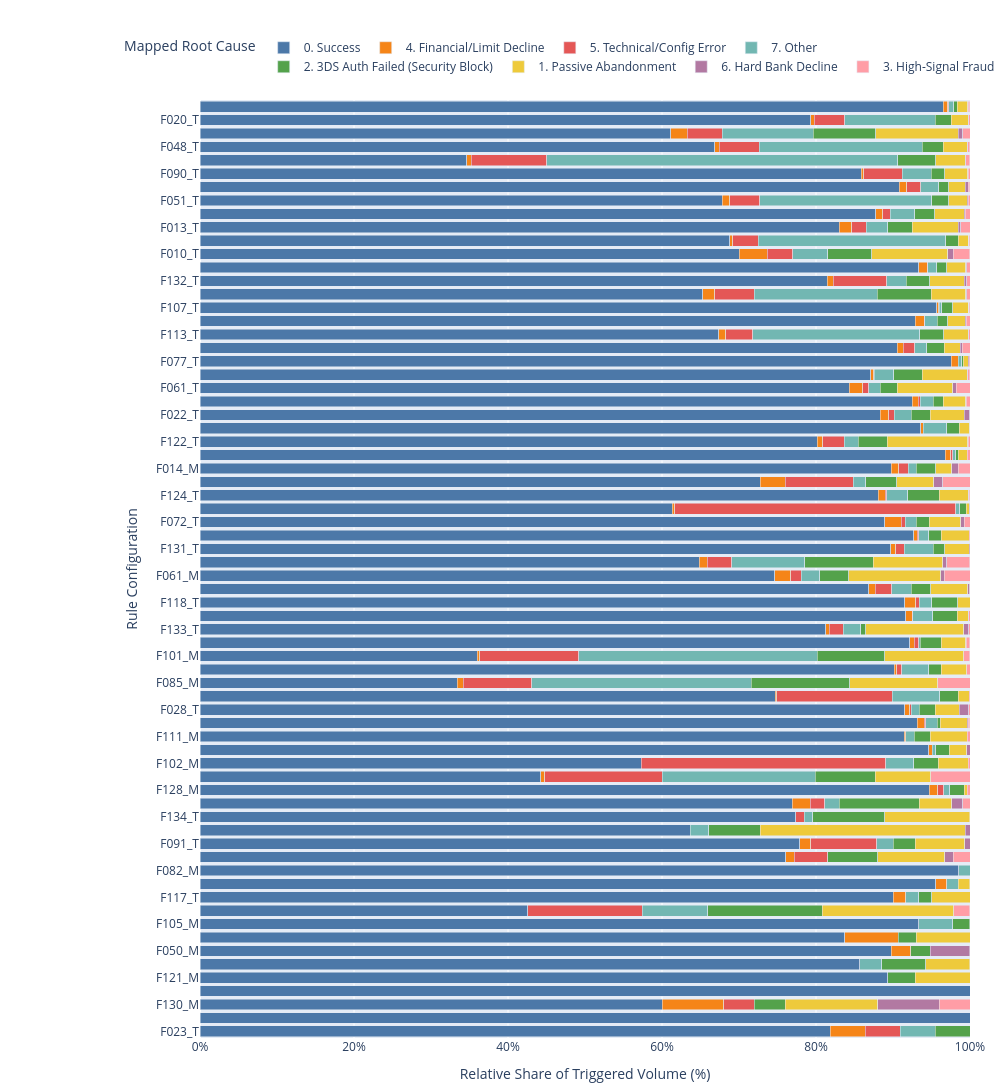

The notebook cell saved with this chart:
### Code cell
rm.plot_3ds_failure_distribution_bars(
    dt,
    target_actions=["3DS", "Alert & 3DS"],
    min_triggers=15)

### Figure 1 — Plotly figure (JSON) as saved in the notebook; plotly's stock layout.template omitted (floating-point values rounded to 4 significant figures)
{"data": [{"customdata": [[18], [23], [15], [26], [25], [30], [35], [36], [42], [20], [54], [64], [67], [70], [109], [105], [140], [163], [249], [165], [236], [422], [494], [504], [585], [590], [301], [986], [409], [1147], [1111], [1342], [1391], [1543], [1401], [1483], [2471], [2951], [3286], [2908], [4345], [3863], [4790], [5477], [4595], [6058], [5716], [8508], [8098], [9217], [11842], [12098], [11499], [19114], [32787], [23579], [30009], [40773], [32940], [37988], [53442], [73254], [77206], [103373], [114791], [52275], [106309], [149888], [270596], [408885]], "hovertemplate": "<b>Rule:</b> %{y}<br><b>Category:</b> 0. Success<br><b>Share:</b> %{x:.1f}%<br><b>Absolute Count:</b> %{customdata[0]:,.0f} triggers<extra></extra>", "legendgroup": "0. Success", "marker": {"color": "#4C78A8", "pattern": {"shape": ""}}, "name": "0. Success", "orientation": "h", "showlegend": true, "textposition": "auto", "type": "bar", "x": [81.82, 100.0, 60.0, 100.0, 89.29, 85.71, 89.74, 83.72, 93.33, 42.55, 90.0, 95.52, 98.53, 76.09, 77.86, 63.64, 77.35, 76.89, 94.68, 44.24, 57.28, 94.62, 91.48, 93.16, 91.55, 74.68, 33.41, 90.13, 36.0, 92.2, 81.27, 91.67, 91.51, 86.83, 74.64, 64.84, 89.72, 92.71, 88.91, 61.32, 88.08, 72.75, 89.77, 96.8, 80.18, 93.63, 88.32, 92.47, 84.31, 87.14, 97.59, 90.52, 67.36, 92.91, 95.66, 65.32, 81.49, 93.36, 70.05, 68.77, 83.01, 87.75, 67.83, 90.79, 85.89, 34.66, 66.86, 61.14, 79.34, 96.51], "xaxis": "x", "y": ["F023_T", "F110_M", "F130_M", "F113_M", "F121_M", "F041_M", "F050_M", "F127_M", "F105_M", "F099_M", "F117_T", "F087_T", "F082_M", "F130_T", "F091_T", "F109_T", "F134_T", "F009_M", "F128_M", "F096_M", "F102_M", "F125_T", "F111_M", "F122_M", "F028_T", "F108_M", "F085_M", "F123_T", "F101_M", "F089_M", "F133_T", "F118_M", "F118_T", "F025_T", "F061_M", "F037_M", "F131_T", "F099_T", "F072_T", "F063_T", "F124_T", "F047_T", "F014_M", "F076_M", "F122_T", "F114_T", "F022_T", "F073_T", "F061_T", "F011_T", "F077_T", "F126_M", "F113_T", "F088_T", "F107_T", "F032_T", "F132_T", "F075_T", "F010_T", "F116_T", "F013_T", "F012_T", "F051_T", "F021_T", "F090_T", "F037_T", "F048_T", "F018_T", "F020_T", "F080_T"], "yaxis": "y"}, {"customdata": [[1], [2], [1], [3], [1], [1], [1], [2], [5], [3], [2], [2], [1], [5], [4], [2], [7], [4], [4], [7], [6], [12], [22], [15], [39], [24], [18], [15], [80], [16], [46], [174], [52], [40], [40], [19], [73], [75], [167], [36], [107], [108], [160], [230], [101], [553], [287], [472], [1703], [239], [1040], [774], [1072], [1157], [397], [829], [882], [5325], [1525], [2619]], "hovertemplate": "<b>Rule:</b> %{y}<br><b>Category:</b> 4. Financial/Limit Decline<br><b>Share:</b> %{x:.1f}%<br><b>Absolute Count:</b> %{customdata[0]:,.0f} triggers<extra></extra>", "legendgroup": "4. Financial/Limit Decline", "marker": {"color": "#F58518", "pattern": {"shape": ""}}, "name": "4. Financial/Limit Decline", "orientation": "h", "showlegend": true, "textposition": "auto", "type": "bar", "x": [4.55, 8.0, 2.56, 6.98, 1.67, 1.49, 1.09, 1.43, 2.36, 1.14, 0.54, 0.45, 0.19, 0.92, 0.63, 0.25, 0.78, 0.37, 0.35, 0.56, 0.44, 0.82, 1.45, 0.84, 2.08, 1.05, 0.65, 0.47, 2.16, 0.34, 0.93, 3.28, 0.97, 0.71, 0.7, 0.29, 1.13, 0.82, 1.74, 0.34, 0.88, 0.81, 0.94, 1.12, 0.29, 1.53, 0.78, 1.08, 3.62, 0.43, 1.62, 0.93, 0.94, 1.02, 0.3, 0.55, 0.55, 2.17, 0.45, 0.62], "xaxis": "x", "y": ["F023_T", "F130_M", "F050_M", "F127_M", "F117_T", "F087_T", "F130_T", "F091_T", "F009_M", "F128_M", "F096_M", "F125_T", "F111_M", "F122_M", "F028_T", "F108_M", "F085_M", "F123_T", "F101_M", "F089_M", "F133_T", "F118_M", "F118_T", "F025_T", "F061_M", "F037_M", "F131_T", "F099_T", "F072_T", "F063_T", "F124_T", "F047_T", "F014_M", "F076_M", "F122_T", "F114_T", "F022_T", "F073_T", "F061_T", "F011_T", "F077_T", "F126_M", "F113_T", "F088_T", "F107_T", "F032_T", "F132_T", "F075_T", "F010_T", "F116_T", "F013_T", "F012_T", "F051_T", "F021_T", "F090_T", "F037_T", "F048_T", "F018_T", "F020_T", "F080_T"], "yaxis": "y"}, {"customdata": [[1], [1], [7], [4], [12], [2], [4], [2], [57], [131], [1], [1], [118], [80], [7], [146], [7], [25], [1], [7], [39], [26], [73], [30], [5], [20], [1729], [8], [468], [67], [15], [161], [44], [24], [77], [12], [3], [198], [595], [15], [22], [1842], [2539], [35], [1548], [1836], [1231], [829], [4476], [2019], [6695], [14802], [8288], [11058], [13449], [359]], "hovertemplate": "<b>Rule:</b> %{y}<br><b>Category:</b> 5. Technical/Config Error<br><b>Share:</b> %{x:.1f}%<br><b>Absolute Count:</b> %{customdata[0]:,.0f} triggers<extra></extra>", "legendgroup": "5. Technical/Config Error", "marker": {"color": "#E45756", "pattern": {"shape": ""}}, "name": "5. Technical/Config Error", "orientation": "h", "showlegend": true, "textposition": "auto", "type": "bar", "x": [4.55, 4.0, 14.89, 4.35, 8.57, 1.1, 1.89, 0.76, 15.28, 31.8, 0.18, 0.16, 14.94, 8.88, 0.64, 12.85, 0.56, 1.83, 0.07, 0.46, 2.19, 1.39, 3.19, 1.09, 0.16, 0.54, 36.46, 0.16, 8.81, 1.26, 0.27, 2.81, 0.68, 0.26, 0.8, 0.11, 0.02, 1.48, 3.49, 0.07, 0.06, 5.1, 6.89, 0.08, 3.29, 3.32, 1.91, 0.99, 3.93, 1.77, 5.01, 9.81, 5.21, 4.51, 3.94, 0.08], "xaxis": "x", "y": ["F023_T", "F130_M", "F099_M", "F130_T", "F091_T", "F134_T", "F009_M", "F128_M", "F096_M", "F102_M", "F122_M", "F028_T", "F108_M", "F085_M", "F123_T", "F101_M", "F089_M", "F133_T", "F118_M", "F118_T", "F025_T", "F061_M", "F037_M", "F131_T", "F099_T", "F072_T", "F063_T", "F124_T", "F047_T", "F014_M", "F076_M", "F122_T", "F022_T", "F073_T", "F061_T", "F011_T", "F077_T", "F126_M", "F113_T", "F088_T", "F107_T", "F032_T", "F132_T", "F075_T", "F010_T", "F116_T", "F013_T", "F012_T", "F051_T", "F021_T", "F090_T", "F037_T", "F048_T", "F018_T", "F020_T", "F080_T"], "yaxis": "y"}, {"customdata": [[1], [1], [2], [4], [1], [1], [1], [3], [4], [2], [4], [2], [74], [15], [2], [6], [8], [7], [49], [257], [38], [352], [3], [31], [38], [25], [44], [45], [216], [103], [42], [52], [26], [134], [87], [54], [19], [102], [197], [147], [156], [145], [266], [50], [208], [3698], [336], [104], [5775], [950], [496], [2143], [13452], [1771], [2612], [25392], [2669], [5061], [68784], [33732], [28913], [40098], [2923]], "hovertemplate": "<b>Rule:</b> %{y}<br><b>Category:</b> 7. Other<br><b>Share:</b> %{x:.1f}%<br><b>Absolute Count:</b> %{customdata[0]:,.0f} triggers<extra></extra>", "legendgroup": "7. Other", "marker": {"color": "#72B7B2", "pattern": {"shape": ""}}, "name": "7. Other", "orientation": "h", "showlegend": true, "textposition": "auto", "type": "bar", "x": [4.55, 2.86, 4.44, 8.51, 1.67, 1.49, 1.47, 2.14, 2.42, 1.1, 1.89, 0.76, 19.84, 3.64, 0.45, 1.11, 1.48, 1.1, 6.2, 28.52, 3.47, 30.99, 0.24, 2.27, 2.6, 1.64, 2.48, 2.4, 9.44, 3.74, 1.32, 1.41, 0.55, 2.72, 1.64, 1.01, 0.34, 1.78, 3.04, 2.27, 1.7, 1.51, 2.51, 0.41, 1.56, 21.66, 1.63, 0.3, 16.0, 2.58, 1.14, 4.56, 24.35, 2.75, 3.13, 22.31, 2.34, 3.79, 45.61, 21.21, 11.79, 11.76, 0.69], "xaxis": "x", "y": ["F023_T", "F041_M", "F105_M", "F099_M", "F117_T", "F087_T", "F082_M", "F091_T", "F109_T", "F134_T", "F009_M", "F128_M", "F096_M", "F102_M", "F125_T", "F111_M", "F122_M", "F028_T", "F108_M", "F085_M", "F123_T", "F101_M", "F089_M", "F133_T", "F118_M", "F118_T", "F025_T", "F061_M", "F037_M", "F131_T", "F099_T", "F072_T", "F063_T", "F124_T", "F047_T", "F014_M", "F076_M", "F122_T", "F114_T", "F022_T", "F073_T", "F061_T", "F011_T", "F077_T", "F126_M", "F113_T", "F088_T", "F107_T", "F032_T", "F132_T", "F075_T", "F010_T", "F116_T", "F013_T", "F012_T", "F051_T", "F021_T", "F090_T", "F037_T", "F048_T", "F018_T", "F020_T", "F080_T"], "yaxis": "y"}, {"customdata": [[1], [1], [1], [2], [1], [1], [1], [7], [1], [6], [4], [11], [17], [22], [5], [29], [13], [8], [11], [2], [13], [19], [115], [18], [99], [34], [9], [47], [51], [45], [70], [204], [42], [51], [62], [40], [202], [213], [134], [19], [217], [108], [159], [117], [209], [390], [25], [308], [539], [291], [492], [2522], [1112], [580], [2684], [880], [2061], [2166], [2546], [1542], [2320], [7423], [4295], [19923], [7120], [1994]], "hovertemplate": "<b>Rule:</b> %{y}<br><b>Category:</b> 2. 3DS Auth Failed (Security Block)<br><b>Share:</b> %{x:.1f}%<br><b>Absolute Count:</b> %{customdata[0]:,.0f} triggers<extra></extra>", "legendgroup": "2. 3DS Auth Failed (Security Block)", "marker": {"color": "#54A24B", "pattern": {"shape": ""}}, "name": "2. 3DS Auth Failed (Security Block)", "orientation": "h", "showlegend": true, "textposition": "auto", "type": "bar", "x": [4.55, 4.0, 3.57, 5.71, 2.56, 2.33, 2.22, 14.89, 1.67, 6.52, 2.86, 6.67, 9.39, 10.38, 1.9, 7.77, 3.16, 1.79, 2.04, 0.37, 2.03, 2.41, 12.76, 1.65, 8.71, 2.73, 0.66, 3.21, 3.36, 2.53, 3.73, 8.92, 1.53, 1.6, 1.68, 0.84, 4.09, 4.01, 2.51, 0.34, 3.79, 1.67, 2.46, 1.27, 2.18, 3.69, 0.21, 2.3, 3.16, 1.41, 1.44, 6.99, 3.02, 1.33, 5.71, 1.59, 3.2, 2.59, 2.24, 1.35, 1.74, 4.92, 2.7, 8.13, 2.09, 0.47], "xaxis": "x", "y": ["F023_T", "F130_M", "F121_M", "F041_M", "F050_M", "F127_M", "F105_M", "F099_M", "F117_T", "F130_T", "F091_T", "F109_T", "F134_T", "F009_M", "F128_M", "F096_M", "F102_M", "F125_T", "F111_M", "F122_M", "F028_T", "F108_M", "F085_M", "F123_T", "F101_M", "F089_M", "F133_T", "F118_M", "F118_T", "F025_T", "F061_M", "F037_M", "F131_T", "F099_T", "F072_T", "F063_T", "F124_T", "F047_T", "F014_M", "F076_M", "F122_T", "F114_T", "F022_T", "F073_T", "F061_T", "F011_T", "F077_T", "F126_M", "F113_T", "F088_T", "F107_T", "F032_T", "F132_T", "F075_T", "F010_T", "F116_T", "F013_T", "F012_T", "F051_T", "F021_T", "F090_T", "F037_T", "F048_T", "F018_T", "F020_T", "F080_T"], "yaxis": "y"}, {"customdata": [[3], [2], [2], [3], [8], [3], [1], [8], [9], [44], [20], [9], [1], [27], [16], [10], [26], [19], [20], [11], [103], [36], [117], [39], [174], [20], [24], [86], [225], [207], [88], [115], [151], [20], [188], [256], [111], [66], [599], [85], [283], [267], [696], [618], [84], [277], [535], [458], [709], [1635], [1653], [1066], [4643], [751], [3862], [3245], [2750], [2442], [4015], [5761], [4934], [26252], [7459], [5627]], "hovertemplate": "<b>Rule:</b> %{y}<br><b>Category:</b> 1. Passive Abandonment<br><b>Share:</b> %{x:.1f}%<br><b>Absolute Count:</b> %{customdata[0]:,.0f} triggers<extra></extra>", "legendgroup": "1. Passive Abandonment", "marker": {"color": "#EECA3B", "pattern": {"shape": ""}}, "name": "1. Passive Abandonment", "orientation": "h", "showlegend": true, "textposition": "auto", "type": "bar", "x": [12.0, 7.14, 5.71, 6.98, 17.02, 5.0, 1.49, 8.7, 6.43, 26.67, 11.05, 4.25, 0.38, 7.24, 3.88, 2.24, 4.81, 3.51, 3.13, 1.39, 11.43, 3.29, 10.3, 3.14, 12.73, 1.37, 1.58, 4.84, 11.99, 9.05, 3.2, 3.61, 4.09, 0.42, 3.81, 4.82, 2.08, 1.17, 10.45, 1.31, 4.37, 2.9, 7.25, 5.84, 0.69, 2.07, 3.13, 2.23, 2.07, 4.53, 4.49, 2.44, 9.87, 1.36, 6.0, 3.89, 2.42, 2.14, 3.0, 3.82, 3.1, 10.71, 2.19, 1.33], "xaxis": "x", "y": ["F130_M", "F121_M", "F041_M", "F127_M", "F099_M", "F117_T", "F087_T", "F130_T", "F091_T", "F109_T", "F134_T", "F009_M", "F128_M", "F096_M", "F102_M", "F125_T", "F111_M", "F122_M", "F028_T", "F108_M", "F085_M", "F123_T", "F101_M", "F089_M", "F133_T", "F118_M", "F118_T", "F025_T", "F061_M", "F037_M", "F131_T", "F099_T", "F072_T", "F063_T", "F124_T", "F047_T", "F014_M", "F076_M", "F122_T", "F114_T", "F022_T", "F073_T", "F061_T", "F011_T", "F077_T", "F126_M", "F113_T", "F088_T", "F107_T", "F032_T", "F132_T", "F075_T", "F010_T", "F116_T", "F013_T", "F012_T", "F051_T", "F021_T", "F090_T", "F037_T", "F048_T", "F018_T", "F020_T", "F080_T"], "yaxis": "y"}, {"customdata": [[2], [2], [1], [1], [1], [3], [2], [1], [8], [1], [9], [1], [4], [8], [12], [2], [18], [3], [1], [62], [46], [2], [2], [47], [10], [43], [5], [12], [36], [14], [32], [10], [38], [120], [55], [331], [11], [184], [89], [85], [402], [70], [112], [157], [1573], [232], [314]], "hovertemplate": "<b>Rule:</b> %{y}<br><b>Category:</b> 6. Hard Bank Decline<br><b>Share:</b> %{x:.1f}%<br><b>Absolute Count:</b> %{customdata[0]:,.0f} triggers<extra></extra>", "legendgroup": "6. Hard Bank Decline", "marker": {"color": "#B279A2", "pattern": {"shape": ""}}, "name": "6. Hard Bank Decline", "orientation": "h", "showlegend": true, "textposition": "auto", "type": "bar", "x": [8.0, 5.13, 1.09, 0.71, 0.61, 1.42, 0.45, 0.18, 1.25, 0.08, 0.66, 0.07, 0.23, 0.43, 0.52, 0.07, 0.49, 0.06, 0.02, 1.17, 0.86, 0.04, 0.03, 0.73, 0.11, 0.45, 0.05, 0.1, 0.27, 0.08, 0.16, 0.03, 0.11, 0.33, 0.13, 0.7, 0.02, 0.29, 0.11, 0.07, 0.35, 0.05, 0.07, 0.1, 0.64, 0.07, 0.07], "xaxis": "x", "y": ["F130_M", "F050_M", "F130_T", "F091_T", "F109_T", "F009_M", "F125_T", "F122_M", "F028_T", "F089_M", "F133_T", "F118_M", "F025_T", "F061_M", "F037_M", "F131_T", "F072_T", "F063_T", "F124_T", "F047_T", "F014_M", "F076_M", "F122_T", "F022_T", "F073_T", "F061_T", "F011_T", "F077_T", "F126_M", "F113_T", "F088_T", "F107_T", "F032_T", "F132_T", "F075_T", "F010_T", "F116_T", "F013_T", "F012_T", "F051_T", "F021_T", "F090_T", "F037_T", "F048_T", "F018_T", "F020_T", "F080_T"], "yaxis": "y"}, {"customdata": [[1], [1], [2], [2], [1], [19], [1], [2], [1], [1], [1], [38], [5], [9], [6], [2], [3], [1], [63], [68], [4], [27], [9], [187], [82], [20], [15], [3], [3], [44], [170], [33], [12], [132], [30], [96], [49], [156], [155], [195], [1031], [79], [791], [512], [294], [258], [297], [828], [410], [2240], [575], [953]], "hovertemplate": "<b>Rule:</b> %{y}<br><b>Category:</b> 3. High-Signal Fraud<br><b>Share:</b> %{x:.1f}%<br><b>Absolute Count:</b> %{customdata[0]:,.0f} triggers<extra></extra>", "legendgroup": "3. High-Signal Fraud", "marker": {"color": "#FF9DA6", "pattern": {"shape": ""}}, "name": "3. High-Signal Fraud", "orientation": "h", "showlegend": true, "textposition": "auto", "type": "bar", "x": [4.0, 2.13, 2.17, 0.94, 0.38, 5.09, 0.24, 0.37, 0.18, 0.16, 0.13, 4.22, 0.46, 0.79, 0.48, 0.15, 0.2, 0.06, 3.36, 2.97, 0.13, 0.73, 0.18, 3.52, 1.54, 0.35, 0.26, 0.05, 0.05, 0.48, 1.77, 0.31, 0.1, 0.99, 0.18, 0.47, 0.14, 0.43, 0.42, 0.45, 2.19, 0.14, 1.23, 0.61, 0.26, 0.23, 0.22, 0.55, 0.26, 0.91, 0.17, 0.22], "xaxis": "x", "y": ["F130_M", "F099_M", "F130_T", "F009_M", "F128_M", "F096_M", "F102_M", "F111_M", "F122_M", "F028_T", "F108_M", "F085_M", "F123_T", "F101_M", "F089_M", "F133_T", "F118_M", "F025_T", "F061_M", "F037_M", "F099_T", "F072_T", "F124_T", "F047_T", "F014_M", "F076_M", "F122_T", "F114_T", "F022_T", "F073_T", "F061_T", "F011_T", "F077_T", "F126_M", "F113_T", "F088_T", "F107_T", "F032_T", "F132_T", "F075_T", "F010_T", "F116_T", "F013_T", "F012_T", "F051_T", "F021_T", "F090_T", "F037_T", "F048_T", "F018_T", "F020_T", "F080_T"], "yaxis": "y"}], "layout": {"barmode": "stack", "height": 1960, "legend": {"orientation": "h", "title": {"text": "Mapped Root Cause"}, "tracegroupgap": 0, "x": 0, "xanchor": "left", "y": 1.02, "yanchor": "bottom"}, "margin": {"b": 50, "l": 200, "r": 30, "t": 100}, "width": 1000, "xaxis": {"anchor": "y", "domain": [0, 1], "range": [0, 100], "ticksuffix": "%", "title": {"text": "Relative Share of Triggered Volume (%)"}}, "yaxis": {"anchor": "x", "domain": [0, 1], "title": {"text": "Rule Configuration"}}}}
